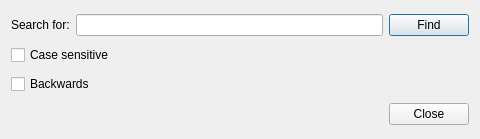
<?xml version="1.0" encoding="UTF-8"?>
<ui version="4.0">
 <class>Find</class>
 <widget class="QDialog" name="Find">
  <property name="geometry">
   <rect>
    <x>0</x>
    <y>0</y>
    <width>480</width>
    <height>139</height>
   </rect>
  </property>
  <property name="windowTitle">
   <string>Find</string>
  </property>
  <property name="locale">
   <locale language="English" country="UnitedStates"/>
  </property>
  <layout class="QGridLayout" name="gridLayout">
   <item row="0" column="0">
    <widget class="QLabel" name="label">
     <property name="text">
      <string>Search for:</string>
     </property>
    </widget>
   </item>
   <item row="0" column="1">
    <widget class="QLineEdit" name="text"/>
   </item>
   <item row="0" column="2">
    <widget class="QPushButton" name="pushButton">
     <property name="text">
      <string>Find</string>
     </property>
     <property name="icon">
      <iconset theme="edit-find">
       <normaloff/>
      </iconset>
     </property>
    </widget>
   </item>
   <item row="3" column="0" colspan="3">
    <widget class="QDialogButtonBox" name="buttonBox">
     <property name="orientation">
      <enum>Qt::Horizontal</enum>
     </property>
     <property name="standardButtons">
      <set>QDialogButtonBox::Close</set>
     </property>
    </widget>
   </item>
   <item row="1" column="0" colspan="3">
    <widget class="QCheckBox" name="caseSensitive">
     <property name="text">
      <string>Case sensitive</string>
     </property>
    </widget>
   </item>
   <item row="2" column="0" colspan="3">
    <widget class="QCheckBox" name="backwards">
     <property name="text">
      <string>Backwards</string>
     </property>
    </widget>
   </item>
  </layout>
 </widget>
 <tabstops>
  <tabstop>text</tabstop>
  <tabstop>pushButton</tabstop>
  <tabstop>caseSensitive</tabstop>
  <tabstop>backwards</tabstop>
  <tabstop>buttonBox</tabstop>
 </tabstops>
 <resources/>
 <connections>
  <connection>
   <sender>buttonBox</sender>
   <signal>accepted()</signal>
   <receiver>Find</receiver>
   <slot>accept()</slot>
   <hints>
    <hint type="sourcelabel">
     <x>248</x>
     <y>254</y>
    </hint>
    <hint type="destinationlabel">
     <x>157</x>
     <y>274</y>
    </hint>
   </hints>
  </connection>
  <connection>
   <sender>buttonBox</sender>
   <signal>rejected()</signal>
   <receiver>Find</receiver>
   <slot>reject()</slot>
   <hints>
    <hint type="sourcelabel">
     <x>316</x>
     <y>260</y>
    </hint>
    <hint type="destinationlabel">
     <x>286</x>
     <y>274</y>
    </hint>
   </hints>
  </connection>
 </connections>
</ui>
